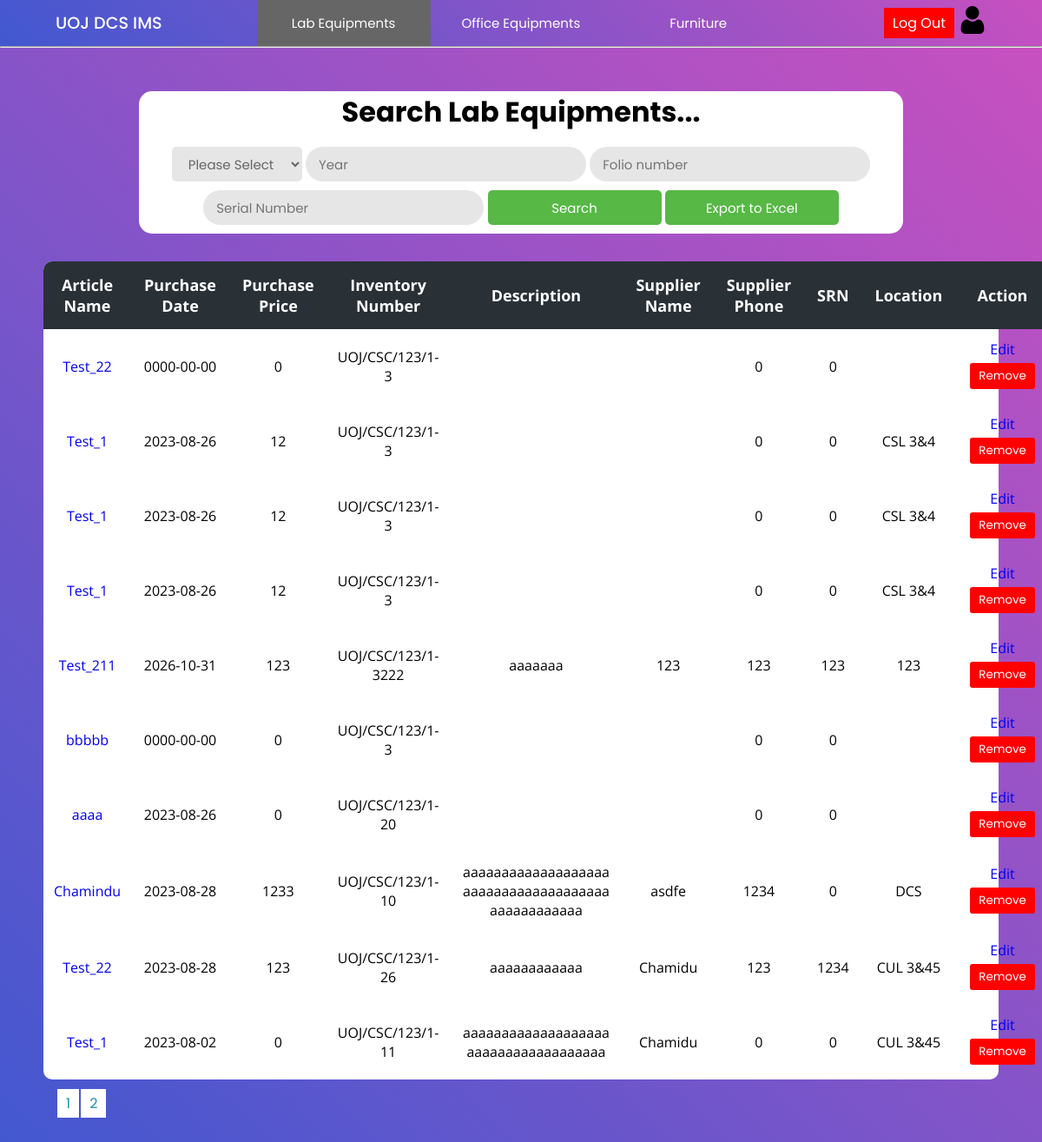
Page /lab/lab.php (signed in) on the committed database.
### tables this page shows
CREATE TABLE `invoice` (
  `invoice_id` int(11) NOT NULL,
  `name` varchar(200) NOT NULL,
  `date` date NOT NULL,
  `price` float NOT NULL,
  `quantity` int(11) NOT NULL,
  `folio_number` varchar(50) NOT NULL,
  `description` varchar(400) NOT NULL,
  `supplier_name` varchar(150) NOT NULL,
  `supplier_tt` int(15) NOT NULL,
  `srn` int(11) NOT NULL,
  `type` varchar(15) NOT NULL,
  `location` varchar(50) NOT NULL
);

### lab/lab.php (the view, shortened to what this page needs)
<?php
    include("../config/connection.php");
    $rowsPerPage = 10;
    $page = isset($_GET['page']) ? intval($_GET['page']) : 1;
    $offset = ($page - 1) * $rowsPerPage;
    $queryinvoice = "SELECT * FROM invoice ORDER BY invoice_id DESC LIMIT $offset, $rowsPerPage";
    $totalRows = mysqli_num_rows(mysqli_query($con, "SELECT * FROM invoice"));
    $totalPages = ceil($totalRows / $rowsPerPage);
?>
<!DOCTYPE html>
<html lang="en">
<head>
    <link rel="stylesheet" href="../css/lab.css">
    <link rel="stylesheet" href="../css/main.css">
</head>
<body>
    <?php include "../header/header.php" ;?>
    <hr>
    <div class="main-container">
        <div class="container">
            <h2>Search Lab Equipments...</h2>
            <div>
                <form action="lab.php" method="post">
                    <select name="type" >
                        <option value="">Please Select</option>
                    </select>
                    <input  type="number" placeholder="Year" name="year" value="<?php if(isset($_POST['year'])){echo $_POST['year'];}?>" />
                    <input  type="text" placeholder="Folio number" name="folio" value="<?php if(isset($_POST['folio'])){echo $_POST['folio'];}?>" />
                    <input type="text" placeholder="Serial Number" name="SN" value="<?php if(isset($_POST['SN'])){echo $_POST['SN'];}?>">
                    <input class="button" type="submit"  name="search" value="Search" />
                    <input class="button" type="submit" name="export" value="Export to Excel" />
                </form>
            </div>
        </div>
        <div class="table-con">
            <table>
                <thead>
                    <tr>
                        <th>Article Name</th>
                        <th>Purchase Date</th>
                        <th>Purchase Price</th>
                        <th>Inventory Number</th>
                        <th>Description</th>
                        <th>Supplier Name</th>
                        <th>Supplier Phone</th>
                        <th>SRN</th>
                        <th>Location</th>
                        <th>Action</th>
                    </tr>
                </thead>
                <tbody>
                    <?php
                        $resultinvoice = mysqli_query($con,$queryinvoice);
                        while($rowinvoice = mysqli_fetch_assoc($resultinvoice)){
                        ?>
                            <tr>
                                <td class="name"><a href="labItems.php?searchItems=true&id=<?php echo $rowinvoice['invoice_id'] ?>"><?php echo $rowinvoice['name']?></a></td>
                                <td><?php echo $rowinvoice['date']?></td>
                                <td><?php echo $rowinvoice['price']?></td>
                                <td class="folio_number"><?php echo $rowinvoice['folio_number']?></td>
                                <td class="description"><?php echo $rowinvoice['description']?></td>
                                <td class="sname"><?php echo $rowinvoice['supplier_name']?></td>
                                <td><?php echo $rowinvoice['supplier_tt']?></td>
                                <td><?php echo $rowinvoice['srn']?></td>
                                <td><?php echo $rowinvoice['location']?></td>
                                <td>
                                    <a href="addData.php?id=<?php echo $rowinvoice['invoice_id'] ?>" >Edit</a>
                                    <form method="post" action="actionItem.php">
                                    <button class="logout" type="submit" onclick="return confirm('Are you sure to remove this record ?')">Remove</button>
                                    </form>
                                </td>
                            </tr>
                        <?php
                        }
                    ?>
                </tbody>
            </table>
        </div>
        <div class="pagination" style="margin:15px;">
        <?php
        for ($i = 1; $i <= $totalPages; $i++) {
            echo '<a href="?page=' . $i . '" style="margin:1px;background-color: #fff; color: #1690A7; border: none; padding: 5px 10px; cursor: pointer; width:5px;">' . $i . '</a>';
        }
        ?>
        </div>
    </div>
</body>
</html>

### css/lab.css (style rules this page uses)
.main-container { padding: 50px; min-height: 100vh; height: fit-content; background: linear-gradient(-135deg,#c850c0,#4158d0); }
.container { text-align: center; background-color: white; border-radius: 15px; width: 80%; margin: auto; margin-bottom: 2rem; padding: 0 0 10px 0; }
h2 { font-size: 2rem; margin-bottom: 1rem; font-family: 'Poppins', sans-serif; }
select { font-size: 15px; color: #666; background: #e6e6e6; height: 40px; border-radius: 5px; padding: 0 15px 0 15px; border: none; font-family: 'Poppins', sans-serif; width: 150px; }
option { font-size: 15px; color: #666; background: #e6e6e6; height: 40px; border-radius: 5px; padding: 0 15px 0 15px; border: none; font-family: 'Poppins', sans-serif; }
.button { background :#57b846 ; color: white; cursor: pointer; height: 40px; border-radius: 5px; padding: 0 15px 0 15px; border: none; font-family: 'Poppins', sans-serif; width: 200px; margin-top: 10px; }
table { border-collapse: collapse; border-radius: 10px; overflow: hidden; max-width: 100%; margin: 0 auto; position: relative; }
.table-con { border-collapse: collapse; background: #fff; border-radius: 10px; width: auto; margin:auto; position: relative; font-family: 'Open Sans'; text-align: center; background: #fff; }
.table-con td.description { max-width: 200px; word-wrap: break-word; }
.table-con td.name { max-width: 150px; word-wrap: break-word; }
.table-con td.sname { max-width: 150px; word-wrap: break-word; }
.table-con td.folio_number { max-width: 150px; word-wrap: break-word; }
th { width: 200px; font-size:18px; background: #293036; color: white; padding: 15px; }
td { padding: 12px; }
input { font-size: 15px; color: #666; background: #e6e6e6; height: 40px; border-radius: 20px; padding: 0 15px 0 15px; border: none; font-family: 'Poppins', sans-serif; }
.logout { margin:5px;background-color: #ff0000; color: #ffffff; border: none; padding: 5px 10px; cursor: pointer; }

### css/main.css (style rules this page uses)
* { margin: 0; padding: 0; text-decoration: none; box-sizing: border-box; }
:root { --bg-gradient:linear-gradient(-135deg,#c850c0,#4158d0); --bg-gray:#e6e6e6; --text-color:#666; --inp-color:#57b846; }
body { font-family: 'Poppins', sans-serif; }

### css/header.css (style rules this page uses)
* { margin: 0; padding: 0; text-decoration: none; box-sizing: border-box; }
:root { --bg-gradient:linear-gradient(-135deg,#c850c0,#4158d0); --bg-gray:#e6e6e6; --text-color:#666; --inp-color:#57b846; }
body { font-family: 'Poppins', sans-serif; }
button { border: none; padding: 3px 4px ; border-radius: 3px; font-family: 'Poppins',sans-serif; margin-right: 10px; }
.logout { margin:5px;background-color: #ff0000; color: #ffffff; border: none; padding: 5px 10px; cursor: pointer; }

### rows in the picture
invoice: name "Test_22", date "0000-00-00", price "0", folio_number "UOJ/CSC/123/1-3", supplier_tt "0", srn "0"
invoice: name "Test_1", date "2023-08-26", price "12", folio_number "UOJ/CSC/123/1-3", supplier_tt "0", srn "0", location "CSL 3&4"
invoice: name "Test_1", date "2023-08-26", price "12", folio_number "UOJ/CSC/123/1-3", supplier_tt "0", srn "0", location "CSL 3&4"
invoice: name "Test_1", date "2023-08-26", price "12", folio_number "UOJ/CSC/123/1-3", supplier_tt "0", srn "0", location "CSL 3&4"
invoice: name "Test_211", date "2026-10-31", price "123", folio_number "UOJ/CSC/123/1-3222", description "aaaaaaa", supplier_name "123", supplier_tt "123", srn "123", location "123"
invoice: name "bbbbb", date "0000-00-00", price "0", folio_number "UOJ/CSC/123/1-3", supplier_tt "0", srn "0"
invoice: name "aaaa", date "2023-08-26", price "0", folio_number "UOJ/CSC/123/1-20", supplier_tt "0", srn "0"
invoice: name "Chamindu", date "2023-08-28", price "1233", folio_number "UOJ/CSC/123/1-10", description "aaaaaaaaaaaaaaaaaaaaaaaaaaaaaaaaaaaaaaaaaaaaaaaaaa", supplier_name "asdfe", supplier_tt "1234", srn "0", location "DCS"
invoice: name "Test_22", date "2023-08-28", price "123", folio_number "UOJ/CSC/123/1-26", description "aaaaaaaaaaaa", supplier_name "Chamidu", supplier_tt "123", srn "1234", location "CUL 3&45"
invoice: name "Test_1", date "2023-08-02", price "0", folio_number "UOJ/CSC/123/1-11", description "aaaaaaaaaaaaaaaaaaaaaaaaaaaaaaaaaaaaa", supplier_name "Chamidu", supplier_tt "0", srn "0", location "CUL 3&45"
